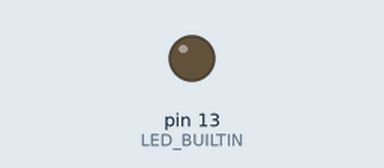
Simulated run of this sketch. Board: Arduino Uno, built with avr-gcc and run on an emulated ATmega328P. Parts: output pins drawn as LEDs (lit = HIGH).

Above: at 0.05 s.
At 6.0 s:
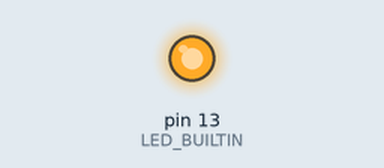
Timing chart, 0 to 7.8 s (numbered marks = the images above):
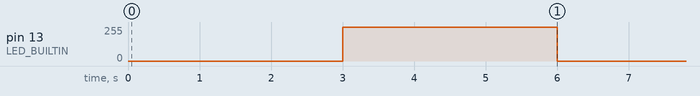

Measured:
- by itself, pin 13 (LED_BUILTIN): repeats every 6.0 s: 0/255 3.0 s, 255/255 3.0 s, until it stays 128/255 from 33.1 s

The sketch:

Blink_millis.ino
```cpp
/*
  Blink with millis
  author: Luis Salgueiro
  date: 01/11/2019

*/

int estado = LOW;
int delay_ms = 3000;
int millis_init = 0;
//int pin_LED = 6;

// the setup function runs once when you press reset or power the board
void setup() {
  // initialize digital pin LED_BUILTIN as an output.
  pinMode(LED_BUILTIN, OUTPUT);
  Serial.begin(9600);
}

// the loop function runs over and over again forever
void loop() {
//  digitalWrite(LED_BUILTIN, HIGH);   // turn the LED on (HIGH is the voltage level)
//  delay(1000);                       // wait for a second
//  digitalWrite(LED_BUILTIN, LOW);    // turn the LED off by making the voltage LOW
//  delay(100);     // wait for a second

// DEBUGING
//  estado =!estado;
//  Serial.println(millis());  // PRINTING MILLIS VALUE EVERY 1 SEC
//  Serial.println(estado);  // PRINTING estado VALUE EVERY 1 SEC
//  delay(1000);

  unsigned long millis_actual = millis();
  if ((millis_actual - millis_init) > delay_ms){
    millis_init = millis_actual;
    estado = !estado;
    digitalWrite(LED_BUILTIN, estado);
  }


}
```
